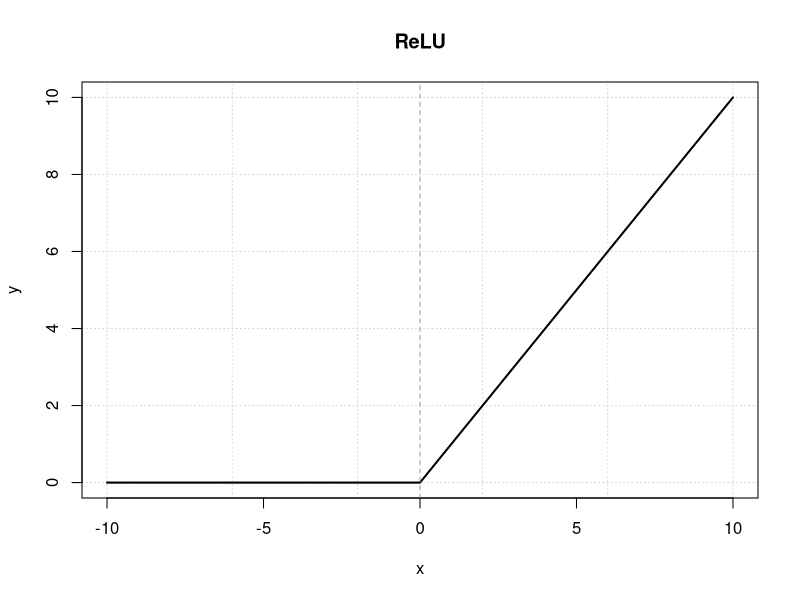
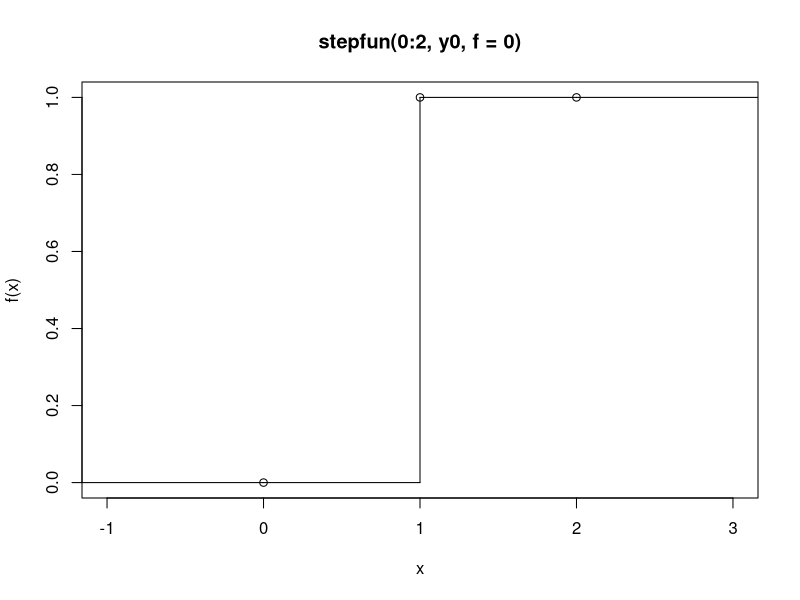
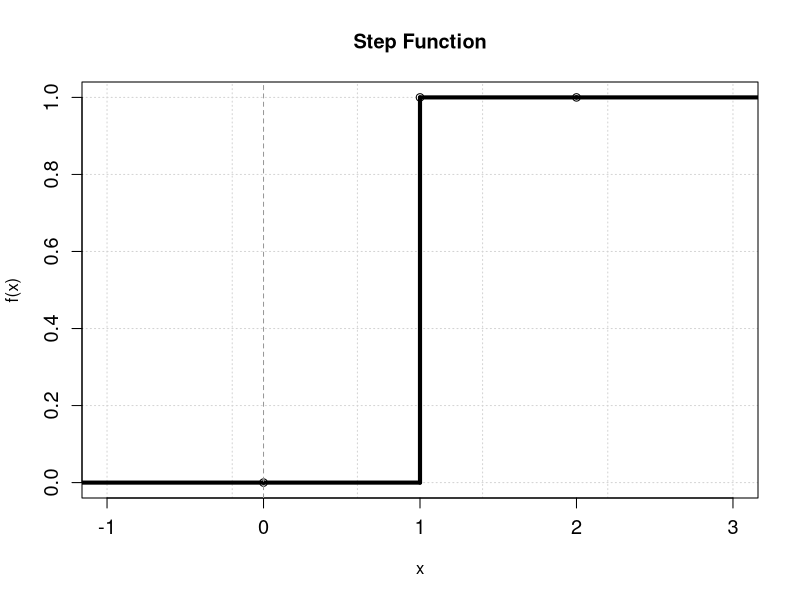
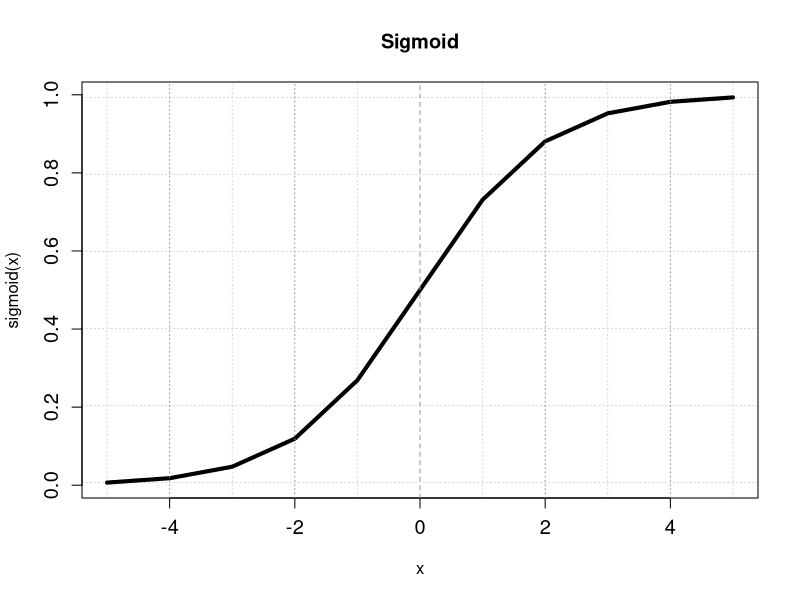
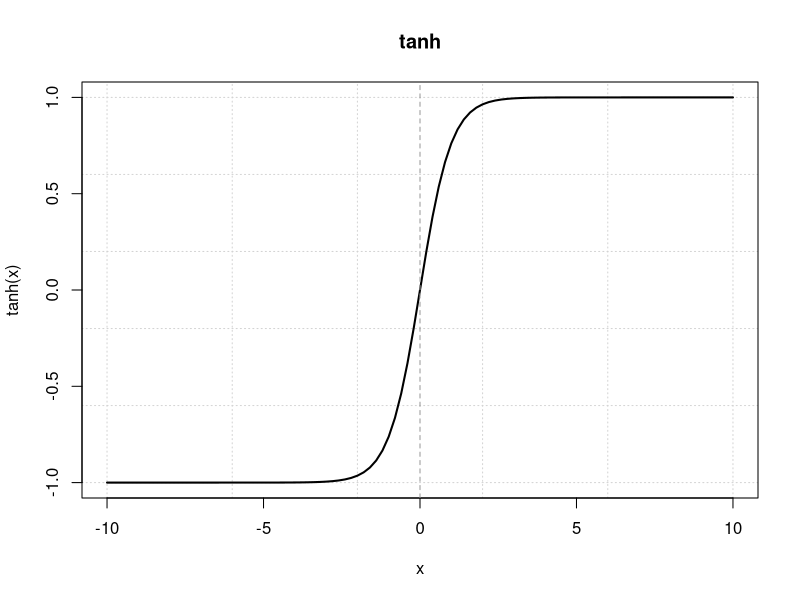
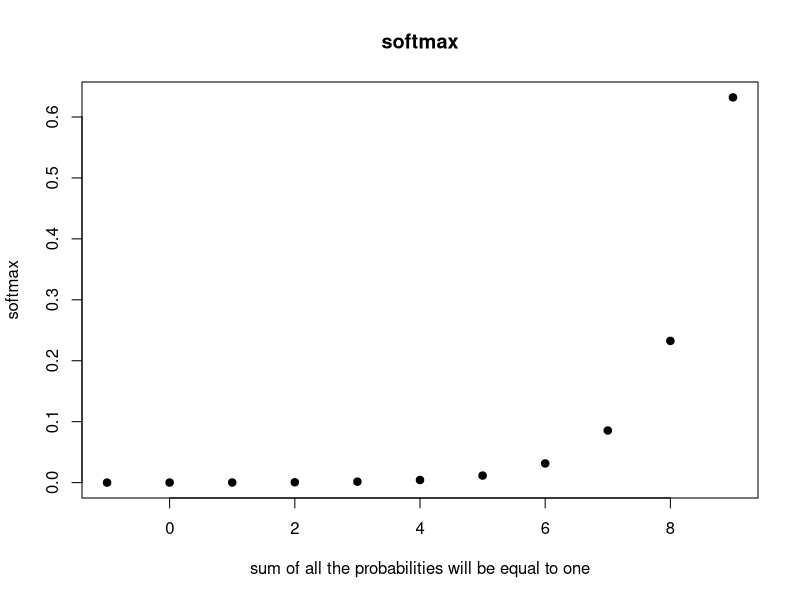

These figures' R source, in order:

# Draw ReLU
x=seq(-10,10)
y=c((rep(0,10)), x[11:21])

plot(x,y,type="l",lwd=2, main="ReLU",planel.first=grid())
abline(v = 0, col = "gray60", lty=2)


# Draw Step Fn
y0 <- c(0,0,1,1)
sfun0  <- stepfun(0:2, y0, f = 0)
plot(sfun0)
plot(sfun0, lwd=4, main="Step Function",cex.axis=1.2,planel.first=grid())
abline(v = 0, col = "gray60", lty=2)

# Draw Sigmoid
x=seq(-5,5)
sigmoid = function(x) {
  1 / (1 + exp(-x))
}
plot(x, sigmoid(x), type="l",lwd=4, main="Sigmoid", cex.axis=1.2, planel.first=grid())
abline(v = 0, col = "gray60", lty=2)
abline(v = -2, col = "gray60", lty=3)
abline(v = -4, col = "gray60", lty=3)
abline(v = 2, col = "gray60", lty=3)
abline(v = 4, col = "gray60", lty=3)


# Draw Tanh 
x=seq(-10,10,0.2)
plot(x,tanh(x), type="l",lwd=2, main="tanh",planel.first=grid())
abline(v = 0, col = "gray60", lty=2)


#Softmax
#The range will 0 to 1, and the sum of all the probabilities will be equal to one
x=seq(-10,10)
softmax <- exp(x[10:20])/sum(exp(x[10:20]))
plot(x[10:20],softmax, main="softmax", xlab="sum of all the probabilities will be equal to one", pch=19)



